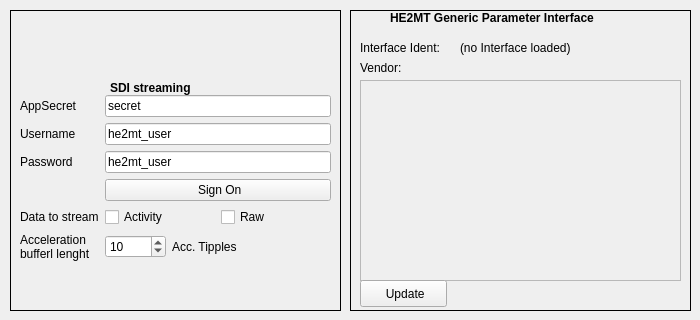
    <widget class="QWidget" name="tabHe2mt">
     <attribute name="icon">
      <iconset resource="../../resource/std.qrc">
       <normaloff>:/icons/Logo_HE2mT_small_transparent.png</normaloff>:/icons/Logo_HE2mT_small_transparent.png</iconset>
     </attribute>
     <attribute name="title">
      <string>HE2mT SDI</string>
     </attribute>
     <widget class="QFrame" name="frame_11">
      <property name="geometry">
       <rect>
        <x>10</x>
        <y>10</y>
        <width>331</width>
        <height>301</height>
       </rect>
      </property>
      <property name="frameShape">
       <enum>QFrame::Box</enum>
      </property>
      <property name="frameShadow">
       <enum>QFrame::Plain</enum>
      </property>
      <widget class="QLabel" name="label_19">
       <property name="geometry">
        <rect>
         <x>30</x>
         <y>10</y>
         <width>231</width>
         <height>61</height>
        </rect>
       </property>
       <property name="frameShape">
        <enum>QFrame::NoFrame</enum>
       </property>
       <property name="text">
        <string/>
       </property>
       <property name="pixmap">
        <pixmap resource="../../resource/std.qrc">:/icons/Logo_HE2mT_small_transparent.png</pixmap>
       </property>
       <property name="scaledContents">
        <bool>true</bool>
       </property>
      </widget>
      <widget class="QLabel" name="label_20">
       <property name="geometry">
        <rect>
         <x>100</x>
         <y>70</y>
         <width>101</width>
         <height>16</height>
        </rect>
       </property>
       <property name="text">
        <string>&lt;b&gt;SDI streaming&lt;/b&gt;</string>
       </property>
      </widget>
      <widget class="QWidget" name="formLayoutWidget_5">
       <property name="geometry">
        <rect>
         <x>10</x>
         <y>85</y>
         <width>311</width>
         <height>233</height>
        </rect>
       </property>
       <layout class="QFormLayout" name="formLayout_5">
        <property name="fieldGrowthPolicy">
         <enum>QFormLayout::AllNonFixedFieldsGrow</enum>
        </property>
        <item row="0" column="0">
         <widget class="QLabel" name="label_21">
          <property name="text">
           <string>AppSecret</string>
          </property>
         </widget>
        </item>
        <item row="0" column="1">
         <widget class="QLineEdit" name="he2mtAppSecret">
          <property name="text">
           <string>secret</string>
          </property>
         </widget>
        </item>
        <item row="1" column="0">
         <widget class="QLabel" name="label_22">
          <property name="text">
           <string>Username</string>
          </property>
         </widget>
        </item>
        <item row="1" column="1">
         <widget class="QLineEdit" name="he2mtUsername">
          <property name="text">
           <string>he2mt_user</string>
          </property>
         </widget>
        </item>
        <item row="2" column="0">
         <widget class="QLabel" name="label_23">
          <property name="text">
           <string>Password</string>
          </property>
         </widget>
        </item>
        <item row="2" column="1">
         <widget class="QLineEdit" name="he2mtPassword">
          <property name="text">
           <string>he2mt_user</string>
          </property>
         </widget>
        </item>
        <item row="3" column="1">
         <widget class="QPushButton" name="pbHe2mtSignOn">
          <property name="text">
           <string> Sign On</string>
          </property>
          <property name="icon">
           <iconset resource="../../resource/std.qrc">
            <normaloff>:/icons/lock.png</normaloff>:/icons/lock.png</iconset>
          </property>
         </widget>
        </item>
        <item row="4" column="0">
         <widget class="QLabel" name="label_24">
          <property name="text">
           <string>Data to stream</string>
          </property>
         </widget>
        </item>
        <item row="4" column="1">
         <layout class="QHBoxLayout" name="horizontalLayout_2">
          <item>
           <widget class="QCheckBox" name="cbHe2mtActivateActivity">
            <property name="text">
             <string>Activity</string>
            </property>
           </widget>
          </item>
          <item>
           <widget class="QCheckBox" name="cbHe2mtActivateRaw">
            <property name="text">
             <string>Raw</string>
            </property>
           </widget>
          </item>
         </layout>
        </item>
        <item row="5" column="0">
         <widget class="QLabel" name="label_29">
          <property name="text">
           <string>Acceleration
bufferl lenght</string>
          </property>
         </widget>
        </item>
        <item row="5" column="1">
         <layout class="QHBoxLayout" name="horizontalLayout_3">
          <item>
           <widget class="QSpinBox" name="accBuferLength">
            <property name="minimum">
             <number>1</number>
            </property>
            <property name="maximum">
             <number>10000</number>
            </property>
            <property name="value">
             <number>10</number>
            </property>
           </widget>
          </item>
          <item>
           <widget class="QLabel" name="label_31">
            <property name="text">
             <string>Acc. Tipples</string>
            </property>
           </widget>
          </item>
          <item>
           <spacer name="horizontalSpacer_2">
            <property name="orientation">
             <enum>Qt::Horizontal</enum>
            </property>
            <property name="sizeHint" stdset="0">
             <size>
              <width>40</width>
              <height>20</height>
             </size>
            </property>
           </spacer>
          </item>
         </layout>
        </item>
       </layout>
      </widget>
     </widget>
     <widget class="QFrame" name="frame_12">
      <property name="geometry">
       <rect>
        <x>350</x>
        <y>10</y>
        <width>341</width>
        <height>301</height>
       </rect>
      </property>
      <property name="frameShape">
       <enum>QFrame::Box</enum>
      </property>
      <property name="frameShadow">
       <enum>QFrame::Plain</enum>
      </property>
      <widget class="QLabel" name="label_25">
       <property name="geometry">
        <rect>
         <x>40</x>
         <y>0</y>
         <width>251</width>
         <height>16</height>
        </rect>
       </property>
       <property name="text">
        <string>&lt;b&gt;HE2MT Generic Parameter Interface&lt;/b&gt;</string>
       </property>
      </widget>
      <widget class="QLabel" name="label_26">
       <property name="geometry">
        <rect>
         <x>10</x>
         <y>30</y>
         <width>101</width>
         <height>16</height>
        </rect>
       </property>
       <property name="text">
        <string>Interface Ident:</string>
       </property>
      </widget>
      <widget class="QLabel" name="he2mtInterfaceIdent">
       <property name="geometry">
        <rect>
         <x>120</x>
         <y>40</y>
         <width>231</width>
         <height>16</height>
        </rect>
       </property>
       <property name="text">
        <string/>
       </property>
      </widget>
      <widget class="QFrame" name="he2mtParamInterfaceFrame">
       <property name="geometry">
        <rect>
         <x>10</x>
         <y>70</y>
         <width>371</width>
         <height>201</height>
        </rect>
       </property>
       <property name="frameShape">
        <enum>QFrame::NoFrame</enum>
       </property>
       <property name="frameShadow">
        <enum>QFrame::Raised</enum>
       </property>
       <widget class="QScrollArea" name="he2mtSDIParamInterfaceDrawSpace">
        <property name="geometry">
         <rect>
          <x>0</x>
          <y>0</y>
          <width>321</width>
          <height>201</height>
         </rect>
        </property>
        <property name="widgetResizable">
         <bool>true</bool>
        </property>
        <widget class="QWidget" name="scrollAreaWidgetContents">
         <property name="geometry">
          <rect>
           <x>0</x>
           <y>0</y>
           <width>319</width>
           <height>199</height>
          </rect>
         </property>
        </widget>
       </widget>
      </widget>
      <widget class="QLabel" name="label_30">
       <property name="geometry">
        <rect>
         <x>10</x>
         <y>50</y>
         <width>101</width>
         <height>16</height>
        </rect>
       </property>
       <property name="text">
        <string>Vendor:</string>
       </property>
      </widget>
      <widget class="QLabel" name="he2mtSDIVendor">
       <property name="geometry">
        <rect>
         <x>110</x>
         <y>50</y>
         <width>271</width>
         <height>20</height>
        </rect>
       </property>
       <property name="text">
        <string/>
       </property>
      </widget>
      <widget class="QPushButton" name="pbUpdateHe2mtParamInterface">
       <property name="geometry">
        <rect>
         <x>10</x>
         <y>270</y>
         <width>87</width>
         <height>27</height>
        </rect>
       </property>
       <property name="text">
        <string> Update</string>
       </property>
       <property name="icon">
        <iconset resource="../../resource/std.qrc">
         <normaloff>:/icons/kreispfeil.png</normaloff>:/icons/kreispfeil.png</iconset>
       </property>
      </widget>
      <widget class="QLabel" name="he2mtSDIIdent">
       <property name="geometry">
        <rect>
         <x>110</x>
         <y>30</y>
         <width>271</width>
         <height>16</height>
        </rect>
       </property>
       <property name="text">
        <string>(no Interface loaded)</string>
       </property>
      </widget>
     </widget>
    </widget>
